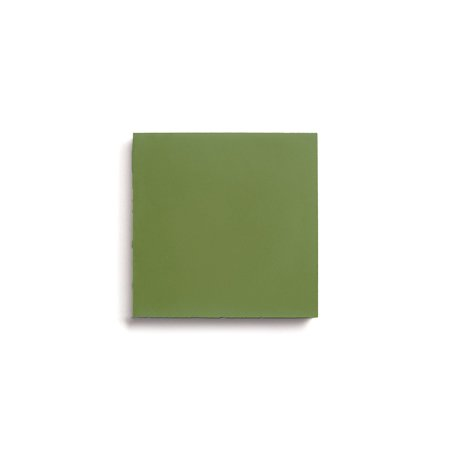
#> input picture DesafioCorEForma/imgs/quadradoverde.jpg, 450 x 450 px, found by its file name
$ python ShapeAndColor.py
#> lines starting #> are read from the running program, lines starting #| are printed output that depends on the picture; after the words box and inside, x2 and y2 are one past the last pixel; in counts of white or black regions, pixels touching at a corner belong together
#> further down, image is the input picture: shape (450, 450, 3); mean B, G, R 222.7, 232.7, 229.9
### DesafioCorEForma/ColorDetection.py
import cv2
import numpy


def detectGreen(self):
    hsv = cv2.cvtColor(self, cv2.COLOR_BGR2HSV)
#> hsv: shape (450, 450, 3); mean H, S, V 8.2, 19.4, 232.8
    mask = cv2.inRange(hsv, (0,100,0), (86, 255, 255))
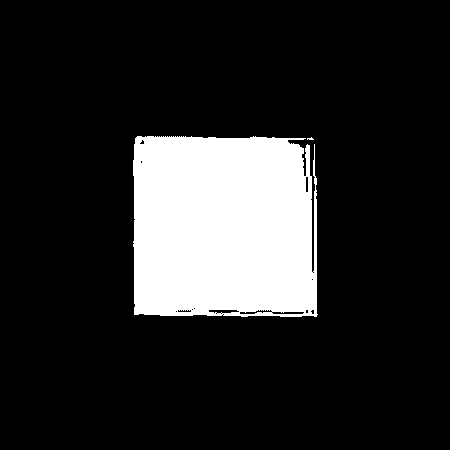
#> mask: shape (450, 450); 15.7% white; 2 white regions (1 under 20 px), largest, box (x1, y1, x2, y2) and area: (133, 136, 318, 317) 31819
    imask = mask>0
    green = numpy.zeros_like(self, numpy.uint8)
    green[imask] = self[imask]
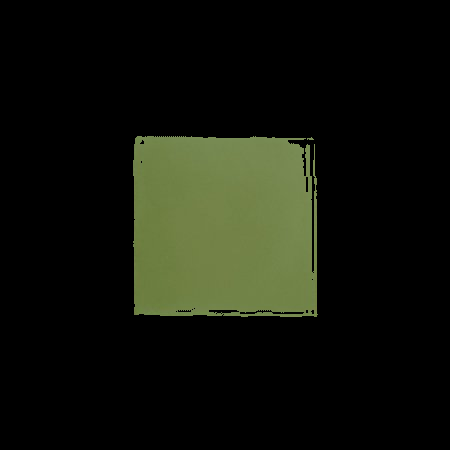
#> green: shape (450, 450, 3); mean B, G, R 11.5, 20.7, 18
    return green

### DesafioCorEForma/SquareDetection.py
import cv2


def detectSquare(c):
    peri = cv2.arcLength(c, True)
    approx = cv2.approxPolyDP(c, 0.04 * peri, True)
    x, y, w, h = cv2.boundingRect(approx)
    if len(approx) != 4:
        return False
    else:
        ar = w / float(h)
        return True if 0.95 <= ar <= 1.05 else False

"""    peri = cv2.arcLength(c, True)
approx = cv2.approxPolyDP(c, 0.04 * peri, True)
for c in cnts:
    area = cv2.contourArea(c)
    print(area)
    print(cv2.boundingRect(c))
    if min_area < area < max_area:
        x, y, w, h = cv2.boundingRect(c)
        #cv2.imshow(img[y:y+h, x:x+w])
        #cv2.waitKey(0)
        cv2.rectangle(img, (x,y), (x+w, y+h), (36,255,12),2)
        cv2.imshow("", img)
        cv2.waitKey(0)
        print(x, y, w, h)
        return True
    else:
        return False"""

### DesafioCorEForma/ShapeAndColor.py
import numpy
import ColorDetection
import SquareDetection
import imutils
import cv2

cont = True
while cont:
    try:
        image = cv2.imread('.\imgs\quadradoverde.jpg')  # leitura da imagem
        cd = ColorDetection
        image = cd.detectGreen(image)
        cv2.imshow('img', image)
        cv2.waitKey(0)
        resized = imutils.resize(image, width=300)
        ratio = image.shape[0] / float(resized.shape[0])
#> ratio = 1.5

        gray = cv2.cvtColor(image, cv2.COLOR_BGR2GRAY)
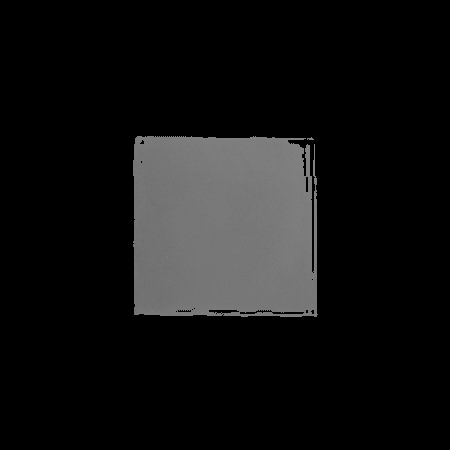
#> gray: shape (450, 450); min 0, max 134, mean 18.9
        blurred = cv2.GaussianBlur(gray, (5, 5), 0)

        thresh = cv2.threshold(blurred, 60, 255, cv2.THRESH_BINARY)[1]
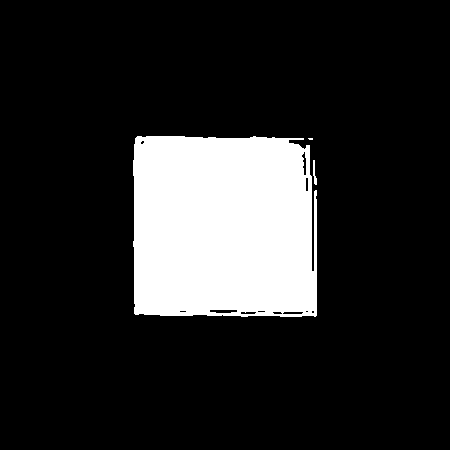
#> thresh: shape (450, 450); 15.8% white; 3 white regions (1 under 20 px)
        contour = cv2.findContours(thresh.copy(), cv2.RETR_EXTERNAL, cv2.CHAIN_APPROX_SIMPLE)
#> contour = 3 contours, 1 with area under 20; largest, box (x1, y1, x2, y2) and area: (133, 136, 317, 317) 31643, (313, 160, 317, 185) 30
        #contour = imutils.grab_contours(contour)
        contour = contour[0] if len(contour) == 2 else contour[1]
        print(contour)
#> (printed output is left out)
        sd = SquareDetection
        for c in contour:
            M = cv2.moments(c)
            if M["m00"] > 0:
                cX = int((M["m10"] / M["m00"]) * ratio)
                cY = int((M["m01"] / M["m00"]) * ratio)
            if sd.detectSquare(c):
                print("Quadrado:", True)
                cont = False
#> this loop made 3 passes
#> (cX, cY, peri in detectSquare, approx in detectSquare, x in detectSquare, y in detectSquare, w in detectSquare, h in detectSquare) on pass 3: (334, 340, 921.5, [[137, 136], [134, 313], [315, 316], [303, 138]], 134, 136, 182, 181)
#> (cX, cY, peri in detectSquare, approx in detectSquare, x in detectSquare, y in detectSquare, w in detectSquare, h in detectSquare) on pass 2: (465, 207, 9.41, [[308, 138], [309, 139], [312, 139], [312, 138]], 308, 138, 5, 2)
#| Quadrado: True
        cont = False
    except EOFError:
        break
